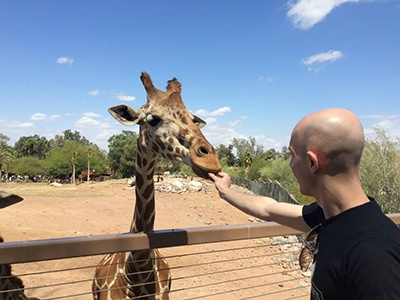
#> input picture lessons/newimage.jpg, 400 x 300 px
$ python flipping.py --image newimage.jpg
#> lines starting #> are read from the running program, lines starting #| are printed output that depends on the picture
import argparse
import imutils
import cv2

ap = argparse.ArgumentParser()
ap.add_argument("-i", "--image", required=True, help="Path to the image")
args = vars(ap.parse_args())

# load the image and show it
image = cv2.imread(args["image"])
#> image is the input picture: shape (300, 400, 3); mean B, G, R 150.4, 143.8, 139.7
cv2.imshow("Original", image)

# flip the image horizontally
flipped = cv2.flip(image, 1)
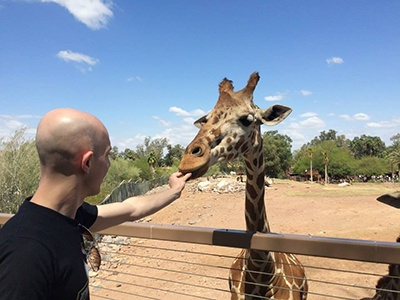
#> flipped: shape (300, 400, 3); mean B, G, R 150.4, 143.8, 139.7
cv2.imshow("Flipped Horizontally", flipped)

# check a pixel
(b, g, r) = flipped[235, 259]
#> b = 135; g = 166; r = 199
print(f"Pixel at (259, 235) - Red: {r}, Green: {g}, Blue: {b}")
#| Pixel at (259, 235) - Red: 199, Green: 166, Blue: 135

# rotate the image 45 degrees counter-clockwise
rotated = imutils.rotate(flipped, 45)
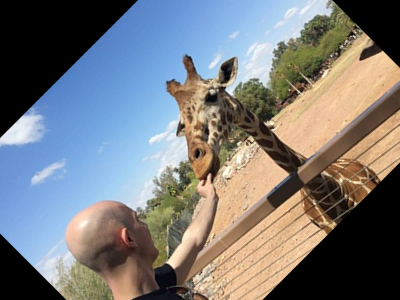
#> rotated: shape (300, 400, 3); mean B, G, R 123.3, 121.8, 120.8

# flip the image vertically
flipped = cv2.flip(rotated, 0)
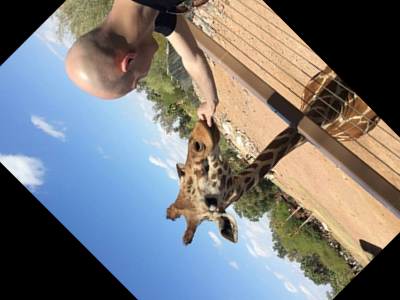
#> flipped: shape (300, 400, 3); mean B, G, R 123.3, 121.8, 120.8

# check a pixel
#> (the run stopped early here; a loop or call above may not have finished)
